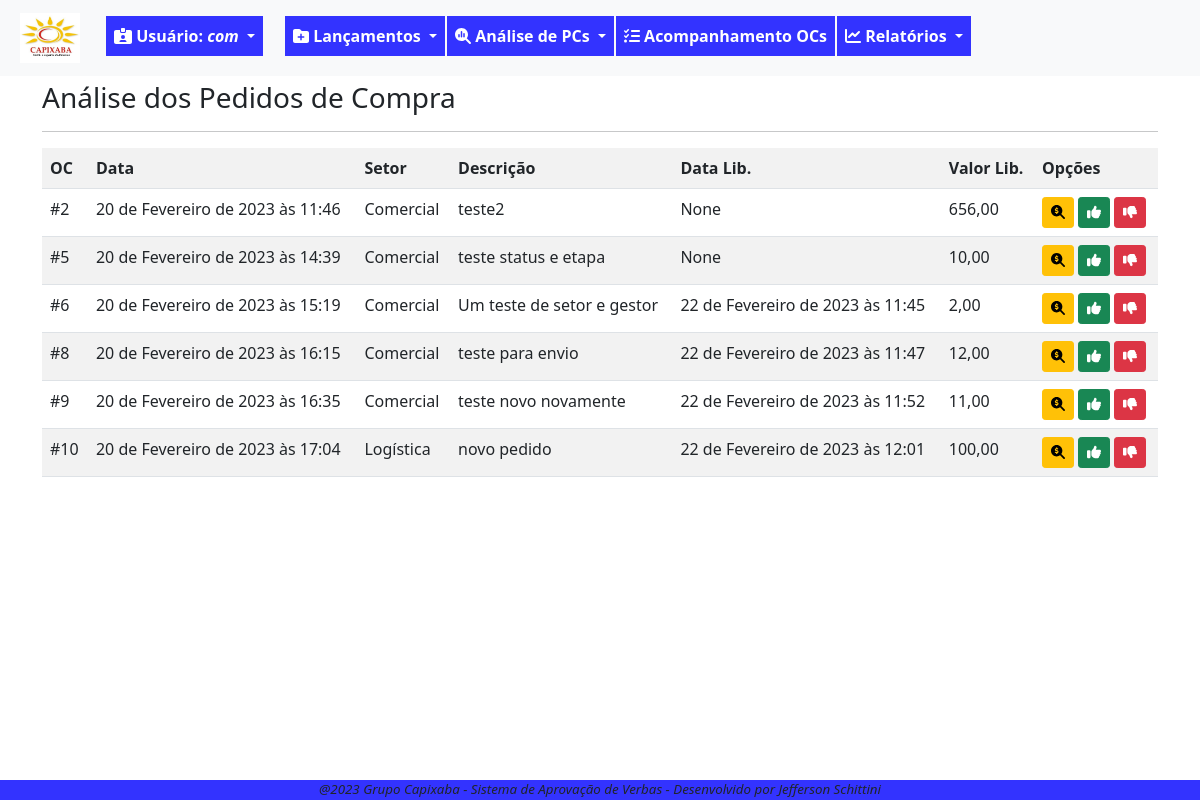
/pc/analise/fiscal/listar/ (signed in), run on an earlier commit of the app's database.
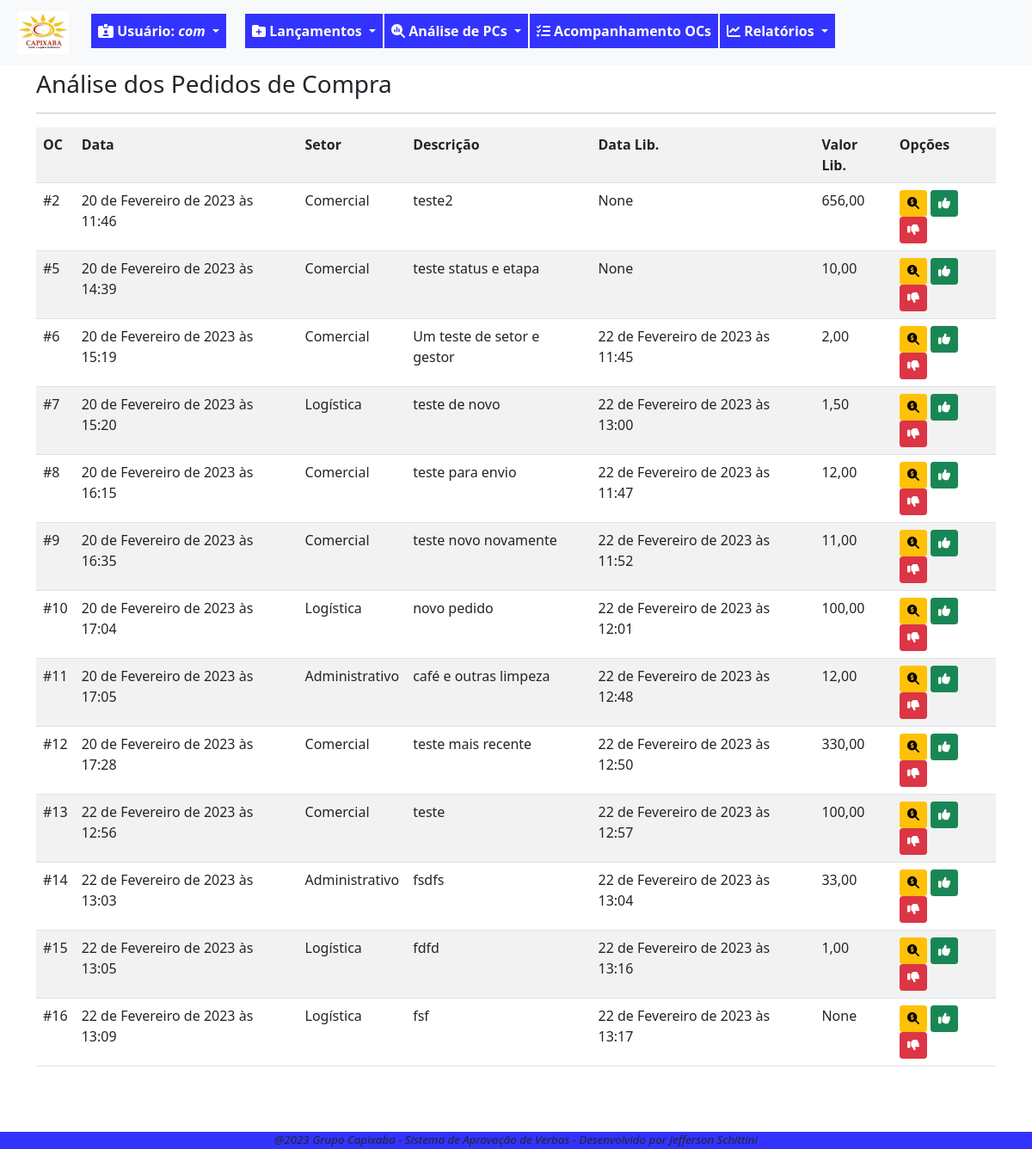
And on a later commit of the database.
### fluxo/models.py (models this page shows, shortened)
class PedidoCompra(models.Model):
    SOL = '1'
    APR = '2'
    FIS = '3'
    FIN = '4'
    FIM = '9'
    ETAPAS_CHOICES = [
        (SOL,'Solicitação'),
        (APR,'Aprovação'),
        (FIS,'Fiscal'),
        (FIN,'Financeiro'),
        (FIM,'Finalizada'),
    ]
    ABERTA = 'ABE'
    ANALISE = 'ANL'
    LIBERADA = 'LIB'
    NEGADA = 'NEG'
    CANCELADA = 'CAN'
    STATUS_CHOICES = [
        ('ABE','Aberta'),
        ('ANL','Análise'),
        ('LIB','Liberada'),
        ('NEG','Negada'),
        ('CAN','Cancelada'),
    ]
    data_solic = models.DateTimeField(verbose_name='Data da Solicitação', default=timezone.now)
    usuario_log = models.ForeignKey(User, on_delete=models.PROTECT, verbose_name='Usuário') #deixar este usuário, que herda do padrão django
    setor_oc = models.ForeignKey(Setor, on_delete=models.PROTECT, verbose_name='Setor')
    desc_solic = models.CharField(max_length=100, verbose_name='Descrição do pedido')
    motivo_solic = models.TextField(verbose_name='Motivo do pedido', max_length=1000, help_text='Escreva detalhes da solicitação')
    valor_solic = models.DecimalField(max_digits=9, decimal_places=2, verbose_name='Valor Solicitado')
    anexos = models.FileField(upload_to=anexar_em, blank=True, null=True)  # verificar melhor como se configura, inclusive a constante MEDDIA_ROOT
    data_aprov = models.DateTimeField(verbose_name='Aprovação Diretoria', blank=True, null=True)
    motivo_aprov = models.TextField(verbose_name='Motivo Aprovação', blank=True, max_length=1000, help_text='Escreva detalhes da devolutiva')
    valor_aprov = models.DecimalField(verbose_name='Valor Aprovado', max_digits=9, decimal_places=2, blank=True, null=True)
    data_fin = models.DateTimeField(verbose_name='Liberação Financeiro', blank=True, null=True)
    motivo_fin = models.TextField(verbose_name='Motivo Financeiro', max_length=1000, blank=True, help_text='Escreva detalhes da devolutiva')
    data_fis = models.DateTimeField(verbose_name='Liberação Fiscal', blank=True, null=True)
    motivo_fis = models.TextField(verbose_name='Motivo Fiscal', max_length=1000, blank=True, null=True, help_text='Escreva detalhes da devolutiva')
    etapa_oc = models.CharField(verbose_name='Etapa', choices=ETAPAS_CHOICES, max_length=50, default='1')
    status_oc = models.CharField(verbose_name='Status', choices=STATUS_CHOICES, max_length=50, default='ABE')
    data_fim_oc = models.DateTimeField(verbose_name='Data Encerramento', null=True, blank=True)
    """ atriui a uma variável o nome da classe. Isso pode ser usado em um template para identificar a
    classe que está chamando o formulário e condicionar as ações"""

class Setor(models.Model):
    setor_desc = models.CharField(verbose_name='Setor', max_length=100, unique=True)
    gestor_setor = models.ForeignKey(User, on_delete=models.PROTECT, verbose_name='Gestor', blank=True, null=True)
    def __str__(self):
        return self.setor_desc

### fluxo/views.py (the view)
# urls.py: path('pc/analise/fiscal/listar/', PCFisList.as_view(), name='lista-analise-fis-pc'),
class PCFisList(GroupRequiredMixin, LoginRequiredMixin,ListView):
    login_url = reverse_lazy('login')
    group_required = u'Fiscal'
    model = PedidoCompra
    template_name = 'fluxo/listas/lista-analise-fis-pc.html'
    def get_queryset(self):
        self.object_list = PedidoCompra.objects.filter(status_oc='LIB', etapa_oc='3')
        return self.object_list

### fluxo/templates/fluxo/listas/lista-analise-fis-pc.html (shortened to what this page needs)
{% extends 'paginas/base.html' %}
{% load static %}
{% block conteudo %}
<h3 style="margin-top: 5px;">Análise dos Pedidos de Compra</h3>
<hr>
<div class="table-responsive">
    <table class="table table-striped">
        <tr>
            <th>OC</th>
            <th>Data</th>
            <th>Setor</th>
            <th>Descrição</th>
            <th>Data Lib.</th>
            <th>Valor Lib.</th>
            <th>Opções</th>
        </tr>
        {% for pc in object_list %}
        <tr>
            <td>#{{ pc.pk }}</td>
            <td>{{ pc.data_solic }}</td>
            <td>{{ pc.setor_oc }}</td>
            <td>{{ pc.desc_solic }}</td>
            <td>{{ pc.data_aprov }}</td>
            <td>{{ pc.valor_aprov }}</td>
            <td>
                <a href="{% url 'analise-fis-pc' pc.pk %}" class="btn btn-warning btn-sm" title="Analisar PC"><i class="fa-solid fa-magnifying-glass-dollar"></i></a>
                <a href="  " class="btn btn-success btn-sm" title="Aprovar PC"><i class="fa-solid fa-thumbs-up"></i></a>
                <a href="  " class="btn btn-danger btn-sm" title="Negar ou Retornar PC"><i class="fa-solid fa-thumbs-down"></i></a>
            </td>
        </tr>
        {% empty %}
        <tr>
            <td colspan="7">Pedido de Compra não encontrado.</td>
        </tr>
        {% endfor%}
    </table>
</div>
{% endblock conteudo %}

What changed in the data, as far as the page shows it:
now on this page (row edited): PedidoCompra: pk "7", data_solic "20 de Fevereiro de 2023 às 15:20", setor_oc "Logística", desc_solic "teste de novo", data_aprov "22 de Fevereiro de 2023 às 13:00", valor_aprov "1,50"
now on this page (row edited): PedidoCompra: pk "11", data_solic "20 de Fevereiro de 2023 às 17:05", setor_oc "Administrativo", desc_solic "café e outras limpeza", data_aprov "22 de Fevereiro de 2023 às 12:48", valor_aprov "12,00"
now on this page (row edited): PedidoCompra: pk "12", data_solic "20 de Fevereiro de 2023 às 17:28", setor_oc "Comercial", desc_solic "teste mais recente", data_aprov "22 de Fevereiro de 2023 às 12:50", valor_aprov "330,00"
added PedidoCompra: pk "13", data_solic "22 de Fevereiro de 2023 às 12:56", setor_oc "Comercial", desc_solic "teste", data_aprov "22 de Fevereiro de 2023 às 12:57", valor_aprov "100,00"
added PedidoCompra: pk "14", data_solic "22 de Fevereiro de 2023 às 13:03", setor_oc "Administrativo", desc_solic "fsdfs", data_aprov "22 de Fevereiro de 2023 às 13:04", valor_aprov "33,00"
added PedidoCompra: pk "15", data_solic "22 de Fevereiro de 2023 às 13:05", setor_oc "Logística", desc_solic "fdfd", data_aprov "22 de Fevereiro de 2023 às 13:16", valor_aprov "1,00"
added PedidoCompra: pk "16", data_solic "22 de Fevereiro de 2023 às 13:09", setor_oc "Logística", desc_solic "fsf", data_aprov "22 de Fevereiro de 2023 às 13:17", valor_aprov "None"
